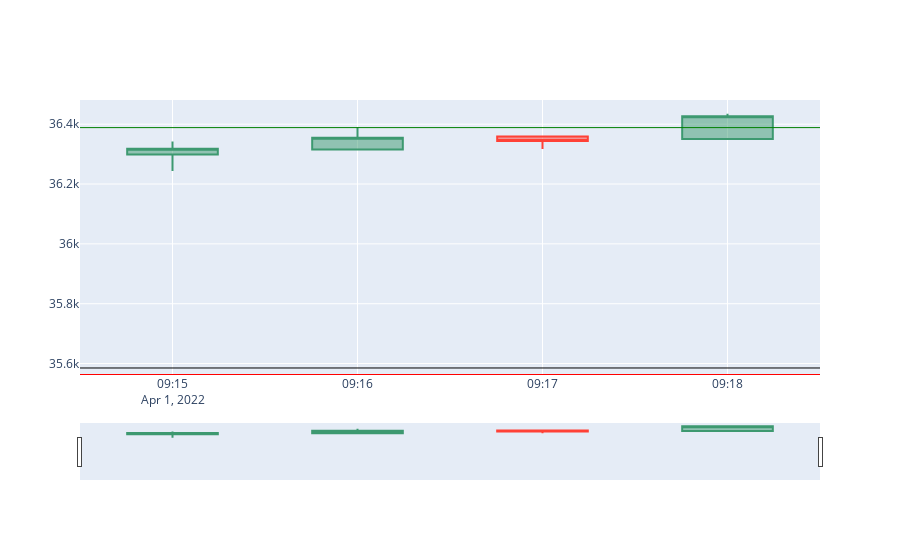
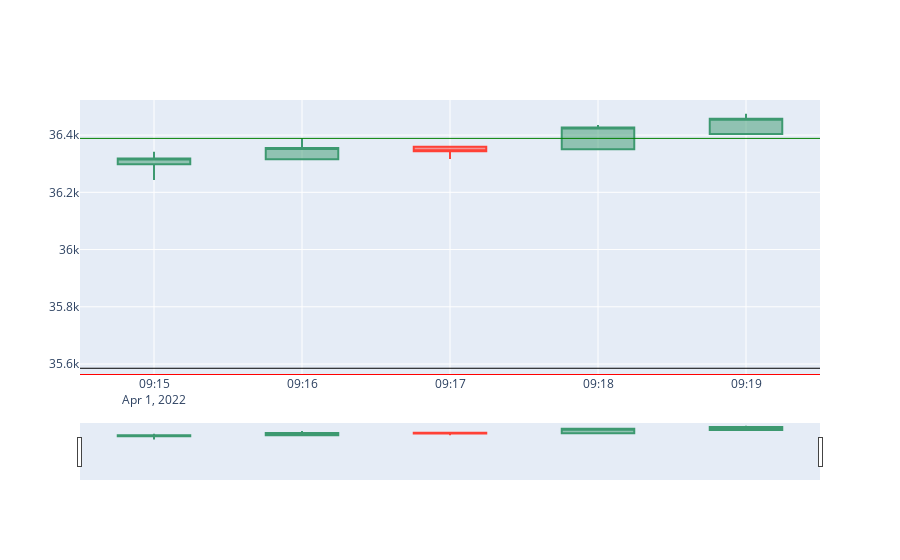
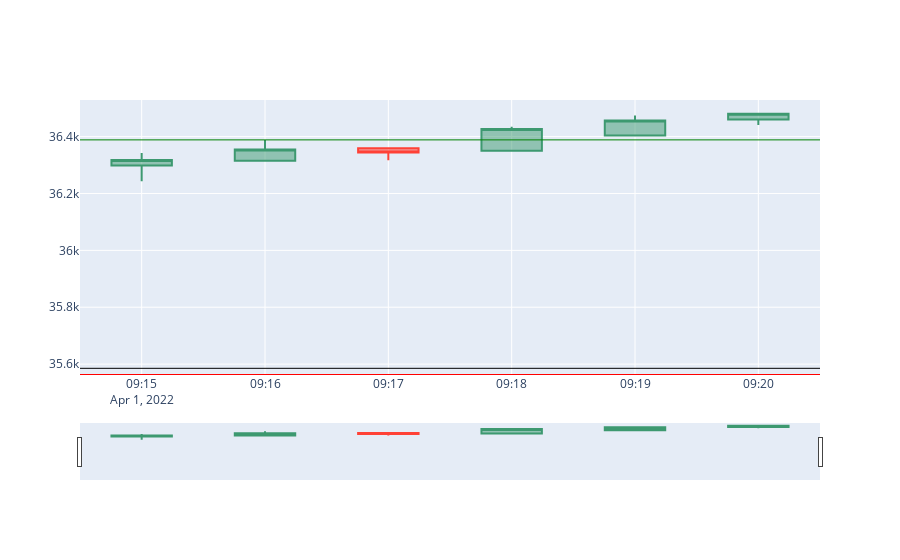
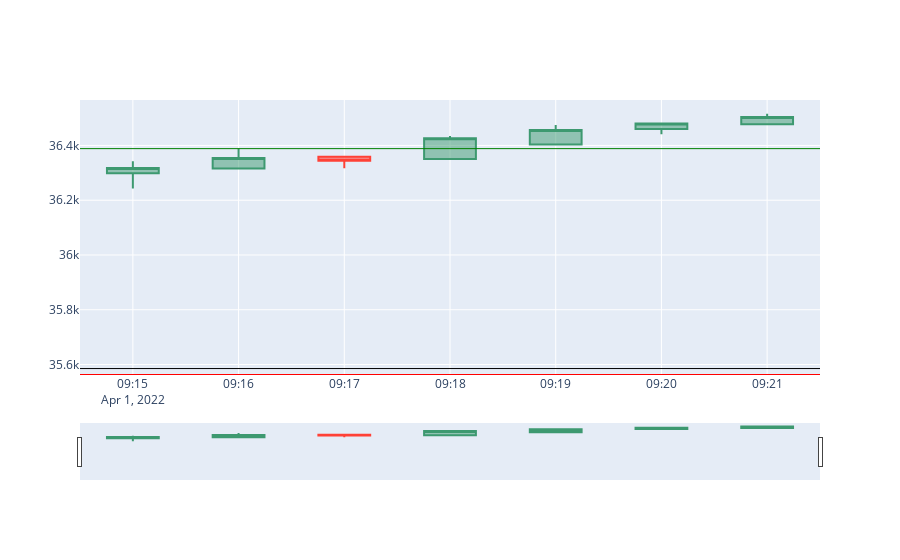

Notebook code for these charts, in order:
### Code cell
## Type 2


data_path = "D:/tradeBot/data/download/2022/04/"

for day in glob.glob(data_path+"*.csv"):
    print(day)
    #day = "D:/tradeBot/data/download/2022/10/2022-10-28.csv"
    data = pd.read_csv(day)
    data = data.dropna()
    count_candle = 0
    resistance_ls = []
    support_ls = []
    is_rg = False
    reserve_candle = []
    is_trade_active = False
    stoploss = 0
    target = 0
    entry = 0
    for _,rows in data.iterrows():


        if(is_rg==False and count_candle>1):
            prev_color = candle_color(data.iloc[count_candle-1]['Open'], data.iloc[count_candle-1]['Close'])
            curr_color = candle_color(rows['Open'], rows['Close'])
            if(prev_color != curr_color):
                is_rg = True
                continue
                
        if(is_rg==True):
            mhigh, mlow = get_high_low(data_new)
            if(rows['Low'] < mlow or rows['High'] > mhigh):
                data_new = data[:count_candle+1]
                res, sup = get_sup_res(data_new, resistance_ls, support_ls)
                if(rows['High'] > mhigh):
                    risk = mhigh - mlow
                    reward = res[0] - mhigh
                    rr = (res[0] - mhigh)/(mhigh - mlow)
                    if(rr > 1.0):
                        is_trade_active = True
                        stoploss = mlow
                        target = res[0]
                        entry = mhigh
                        continue
                if(rows['Low'] < mlow):
                    risk = mhigh - mlow
                    reward = mlow - sup[0]
                    rr = (mlow - sup[0])/(mhigh - mlow)
                    if(rr > 1.0):
                        is_trade_active = True
                        stoploss = mhigh
                        target = sup[0]
                        entry = mlow
                        continue
                        
        if(is_trade_active==True and is_rg==True):
            
            if(rows['High']>=target):
                
                print("################################################################################")
                print(rows['Date'])
                print(rows['Low'],mlow)
                print("rr : "+str(rr))
                data_new = data[:count_candle+2]
                fig_candle = go.Figure(data=go.Candlestick(x=data_new['Date'],
                                     open=data_new['Open'],
                                     high=data_new['High'],
                                     low=data_new['Low'],
                                     close=data_new['Close']))
                fig_candle.add_hline(y=target, line_width=1, line_color="green")
                fig_candle.add_hline(y=stoploss, line_width=1, line_color="red")
                
                fig_candle.add_hline(y=entry, line_width=1, line_color="black")
                #fig_candle.add_hline(y=res[0], line_width=3, line_color="red")

                fig_candle.show()

                print("res : "+str(res))
                print("sup : "+str(sup))
                print("################################################################################")
                #break
        
        count_candle = count_candle + 1
        if(count_candle == 80):
            break

        
    
    break

### Figure 1 — Plotly figure (JSON) as saved in the notebook; plotly's stock layout.template omitted (floating-point values rounded to 4 significant figures)
{"data": [{"close": [36320.0, 36350.0, 36340.0, 36430.0], "high": [36340.0, 36390.0, 36360.0, 36430.0], "low": [36240.0, 36310.0, 36320.0, 36350.0], "open": [36300.0, 36320.0, 36360.0, 36350.0], "type": "candlestick", "x": ["2022-04-01 09:15:00+05:30", "2022-04-01 09:16:00+05:30", "2022-04-01 09:17:00+05:30", "2022-04-01 09:18:00+05:30"]}], "layout": {"shapes": [{"line": {"color": "green", "width": 1}, "type": "line", "x0": 0, "x1": 1, "xref": "x domain", "y0": 36390.0, "y1": 36390.0, "yref": "y"}, {"line": {"color": "red", "width": 1}, "type": "line", "x0": 0, "x1": 1, "xref": "x domain", "y0": 35560.0, "y1": 35560.0, "yref": "y"}, {"line": {"color": "black", "width": 1}, "type": "line", "x0": 0, "x1": 1, "xref": "x domain", "y0": 35590.0, "y1": 35590.0, "yref": "y"}]}}

### Figure 2 — Plotly figure (JSON) as saved in the notebook; plotly's stock layout.template omitted (floating-point values rounded to 4 significant figures)
{"data": [{"close": [36320.0, 36350.0, 36340.0, 36430.0, 36460.0], "high": [36340.0, 36390.0, 36360.0, 36430.0, 36470.0], "low": [36240.0, 36310.0, 36320.0, 36350.0, 36400.0], "open": [36300.0, 36320.0, 36360.0, 36350.0, 36400.0], "type": "candlestick", "x": ["2022-04-01 09:15:00+05:30", "2022-04-01 09:16:00+05:30", "2022-04-01 09:17:00+05:30", "2022-04-01 09:18:00+05:30", "2022-04-01 09:19:00+05:30"]}], "layout": {"shapes": [{"line": {"color": "green", "width": 1}, "type": "line", "x0": 0, "x1": 1, "xref": "x domain", "y0": 36390.0, "y1": 36390.0, "yref": "y"}, {"line": {"color": "red", "width": 1}, "type": "line", "x0": 0, "x1": 1, "xref": "x domain", "y0": 35560.0, "y1": 35560.0, "yref": "y"}, {"line": {"color": "black", "width": 1}, "type": "line", "x0": 0, "x1": 1, "xref": "x domain", "y0": 35590.0, "y1": 35590.0, "yref": "y"}]}}

### Figure 3 — Plotly figure (JSON) as saved in the notebook; plotly's stock layout.template omitted (floating-point values rounded to 4 significant figures)
{"data": [{"close": [36320.0, 36350.0, 36340.0, 36430.0, 36460.0, 36480.0], "high": [36340.0, 36390.0, 36360.0, 36430.0, 36470.0, 36480.0], "low": [36240.0, 36310.0, 36320.0, 36350.0, 36400.0, 36440.0], "open": [36300.0, 36320.0, 36360.0, 36350.0, 36400.0, 36460.0], "type": "candlestick", "x": ["2022-04-01 09:15:00+05:30", "2022-04-01 09:16:00+05:30", "2022-04-01 09:17:00+05:30", "2022-04-01 09:18:00+05:30", "2022-04-01 09:19:00+05:30", "2022-04-01 09:20:00+05:30"]}], "layout": {"shapes": [{"line": {"color": "green", "width": 1}, "type": "line", "x0": 0, "x1": 1, "xref": "x domain", "y0": 36390.0, "y1": 36390.0, "yref": "y"}, {"line": {"color": "red", "width": 1}, "type": "line", "x0": 0, "x1": 1, "xref": "x domain", "y0": 35560.0, "y1": 35560.0, "yref": "y"}, {"line": {"color": "black", "width": 1}, "type": "line", "x0": 0, "x1": 1, "xref": "x domain", "y0": 35590.0, "y1": 35590.0, "yref": "y"}]}}

### Figure 4 — Plotly figure (JSON) as saved in the notebook; plotly's stock layout.template omitted (floating-point values rounded to 4 significant figures)
{"data": [{"close": [36320.0, 36350.0, 36340.0, 36430.0, 36460.0, 36480.0, 36504], "high": [36340.0, 36390.0, 36360.0, 36430.0, 36470.0, 36480.0, 36520.0], "low": [36240.0, 36310.0, 36320.0, 36350.0, 36400.0, 36440.0, 36480.0], "open": [36300.0, 36320.0, 36360.0, 36350.0, 36400.0, 36460.0, 36480.0], "type": "candlestick", "x": ["2022-04-01 09:15:00+05:30", "2022-04-01 09:16:00+05:30", "2022-04-01 09:17:00+05:30", "2022-04-01 09:18:00+05:30", "2022-04-01 09:19:00+05:30", "2022-04-01 09:20:00+05:30", "2022-04-01 09:21:00+05:30"]}], "layout": {"shapes": [{"line": {"color": "green", "width": 1}, "type": "line", "x0": 0, "x1": 1, "xref": "x domain", "y0": 36390.0, "y1": 36390.0, "yref": "y"}, {"line": {"color": "red", "width": 1}, "type": "line", "x0": 0, "x1": 1, "xref": "x domain", "y0": 35560.0, "y1": 35560.0, "yref": "y"}, {"line": {"color": "black", "width": 1}, "type": "line", "x0": 0, "x1": 1, "xref": "x domain", "y0": 35590.0, "y1": 35590.0, "yref": "y"}]}}
